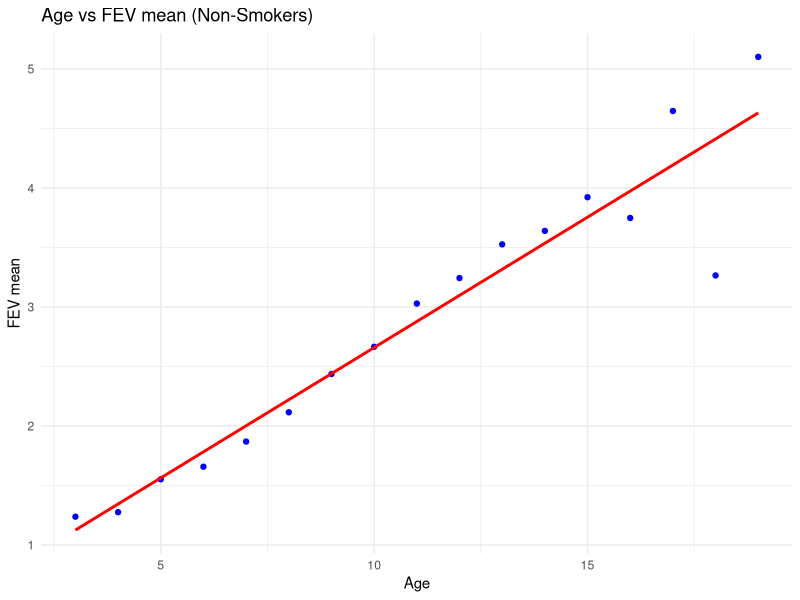
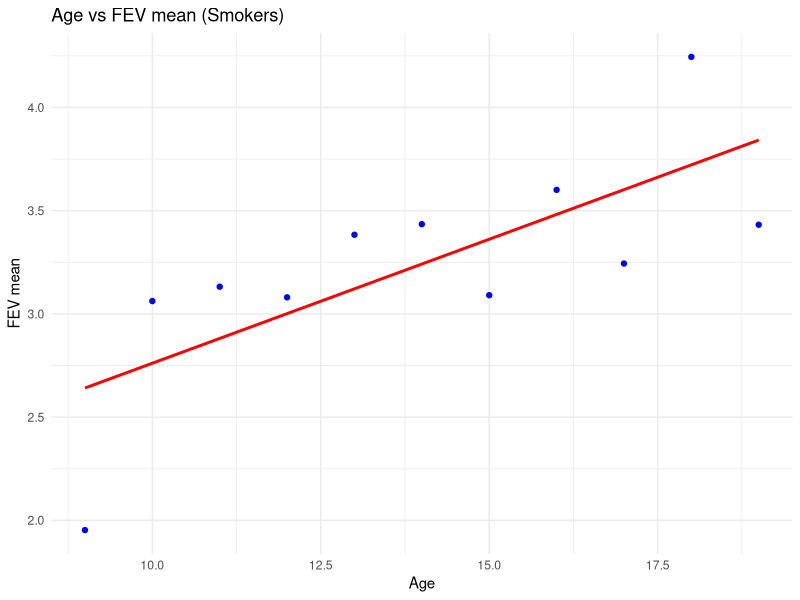
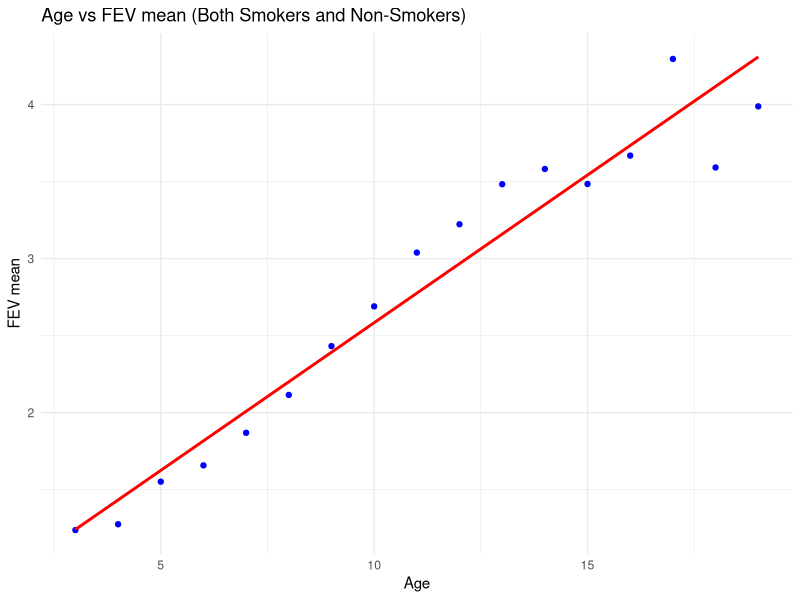

Write the R code that produced these figures, in order.
## ---- chunk 1
knitr::opts_chunk$set(echo = TRUE)
## ---- chunk 2
library(readr)
library(tidyr)
library(dplyr)
library(here)
library(ggplot2)
## ---- chunk 3

patient_ID <- c(1,2)
test_result_month1 <- c("a1" ,"a2")
test_result_month2 <- c("b1" ,"b2")
test_result_month3 <- c("c1" ,"c2")

patient_tests <- data.frame(patient_ID,test_result_month1,test_result_month2,test_result_month3)

patient_tests

## ---- chunk 4
tidy_patient_tests <- patient_tests %>%
  pivot_longer(
    c('test_result_month1','test_result_month2','test_result_month3'),
    names_to= 'month',
    values_to='test_result'
    )

tidy_patient_tests
## ---- chunk 5
tidy_patient_tests <- patient_tests %>%
  pivot_longer(
    c('test_result_month1','test_result_month2','test_result_month3'),
    names_to= 'month',
    names_prefix = 'test_result_month',
    names_transform = list(month = as.integer),
    values_to='test_result'
    )
tidy_patient_tests
## ---- chunk 6
# Add your code here!
fev_data <- read_csv(here("INPUTS/WEEK6/fev.csv"))
## ---- chunk 7
fev_data$fev[32] # 32nd element of the fev column

fev_data[32,3] # 32nd element of the 3rd column

fev_data[32,"age"]  # Same thing, but using the name of the 3rd column - better, as it is more readable and robust

fev_data[32, ] # Everything in the 3rd row

fev_data[32,1:3]

fev_data[32,-5]

fev_data[32,-1:-2]

fev_data[32,c(1,3,5)] #c(1,3,5) is a vector of numbers (c means "combine")

c(1,3,5) %>%
  length
## ---- chunk 8
# Add your code here!
fev_data %>% select(-c(1, 3, 5))
## ---- chunk 9
is_tall <- fev_data$height > 72
## ---- chunk 10
table(is_tall)
## ---- chunk 11
fev_data[is_tall,]
## ---- chunk 12
fev_data %>%
  filter(height > 72)

fev_data %>%
  filter(age == 6)

fev_data %>%
  filter(age != 20)

fev_data %>%
  filter(age <= 20)
## ---- chunk 13
fev_data %>%
  filter(is.na(age))  # opposite: !is.na(age)
## ---- chunk 14
fev_data %>%
  filter(age == 14 & smoke !=0)   # age is 14 AND smoker

fev_data %>%
  filter(age < 5 | height < 50)  # younger than 5 OR shorter than 50 cm
## ---- chunk 15
fev_data %>%
  select(fev, height, age)


fev_data %>%
  select(-seqnbr, -subjid)
## ---- chunk 16
fev_data %>%
  filter(age == 14 & smoke != 0) %>%
  summarise(mean(fev))
## ---- chunk 17
fev_data %>%
  filter(age == 14 & smoke != 0) %>%
  summarise(my_mean = mean(fev))


fev_data %>%
  filter(age == 14 & smoke != 0) %>%
  summarise(mean(fev), sd(fev))
## ---- chunk 18
fev_data %>%
  group_by(smoke)
## ---- chunk 19
fev_data %>%
  group_by(smoke) %>%
  summarise(mean(fev), sd(fev))
## ---- chunk 20
fev_data %>%
  group_by(smoke) %>%
  summarise(n = n(), mean = mean(fev), sd = sd(fev))
## ---- chunk 21
fev_data %>%
  group_by(height < 60) %>%
  summarise(n(), mean(fev))
## ---- chunk 22
fev_data %>%
  group_by(age) %>%
  summarise(n(), mean(fev)) %>%
  arrange(age) # arrange by increasing age

fev_data %>%
  group_by(age) %>%
  summarise(n(), mean(fev)) %>%
  arrange(desc(age)) # arrange by decreasing age

## ---- chunk 23
fev_data$age %>% sort #Sort a column

fev_data$age %>% unique %>% sort # Sort unique values in a column
## ---- chunk 24
table(fev_data$age)
table(fev_data$age,fev_data$smoke)
## ---- chunk 25
# Add your code here!
fev_data_mutate_sex <- fev_data %>%
  mutate(gender = ifelse(sex == 0, "male", "female")) # Can also replace gender with sex to overwrite the value instead of mutating into a new column (decoded sex boolean)
head(fev_data_mutate_sex)
## ---- chunk 26
# Add your code here!
fev_data %>%
  group_by(smoke) %>%
  summarise(count = n(), age_mean = mean(age), fev_mean = mean(fev)) # Mean age tends to be higher for smokers, thus higher lung function?

fev_data %>%
  group_by(smoke) %>%
  slice_sample(n = 50) %>% # Let's try to compare both groups again when n is equal
  summarise(count = n(), age_mean = mean(age), fev_mean = mean(fev)) # Still similar trend

fev_data %>%
  mutate(age_group = ifelse(age < mean(age), paste0("<", round(mean(age), 1)), paste0(">=", round(mean(age), 1)))) %>% # Now group by age_mean threshold
  group_by(smoke, age_group) %>%
  slice_sample(n = 5) %>%
  summarise(count = n(), age_mean = mean(age), fev_mean = mean(fev), .groups = "drop") # Still have a correlation between age and fev

fev_sum_smoke_0 <- fev_data %>%
  filter(smoke == 0) %>%
  group_by(age) %>%
  summarise(fev_mean = mean(fev), .groups = "drop")
fev_sum_smoke_0
ggplot(fev_sum_smoke_0, aes(x = age, y = fev_mean)) +
  geom_point(color = "blue") +
  geom_smooth(method = "lm", se = FALSE, color = "red") +
  labs(title = "Age vs FEV mean (Non-Smokers)",
       x = "Age", y = "FEV mean") +
  theme_minimal() # So age has a linear relationship with fev for non-smokers

fev_sum_smoke_1 <- fev_data %>%
  filter(smoke == 1) %>%
  group_by(age) %>%
  summarise(fev_mean = mean(fev), .groups = "drop")
fev_sum_smoke_1
ggplot(fev_sum_smoke_1, aes(x = age, y = fev_mean)) +
  geom_point(color = "blue") +
  geom_smooth(method = "lm", se = FALSE, color = "red") +
  labs(title = "Age vs FEV mean (Smokers)",
       x = "Age", y = "FEV mean") +
  theme_minimal() # Also age has a linear relationship with fev for non-smokers

fev_sum_smoke_all <- fev_data %>%
  group_by(age) %>%
  summarise(fev_mean = mean(fev), .groups = "drop")
fev_sum_smoke_all
ggplot(fev_sum_smoke_all, aes(x = age, y = fev_mean)) +
  geom_point(color = "blue") +
  geom_smooth(method = "lm", se = FALSE, color = "red") +
  labs(title = "Age vs FEV mean (Both Smokers and Non-Smokers)",
       x = "Age", y = "FEV mean") +
  theme_minimal() # Finally, age still has a linear relationship with fev for both smokers and non-smokers

# Conclusion: Why do smokers appear to have better lung function (higher forced expiratory volume - FEV)?
# It's because smokers are of the higher age group (have higher age mean), and since age has a direct proportionality with fev, higher age ~ higher fev
## ---- chunk 27
fev_data %>%
  rename(ID = subjid)
## ---- chunk 28
fev_data %>%
  mutate(heightdiff = height - mean(height))
## ---- chunk 29
new_fev_data <- fev_data %>%
  rename(id = subjid) %>%
  mutate(heightdiff = height - mean(height))
